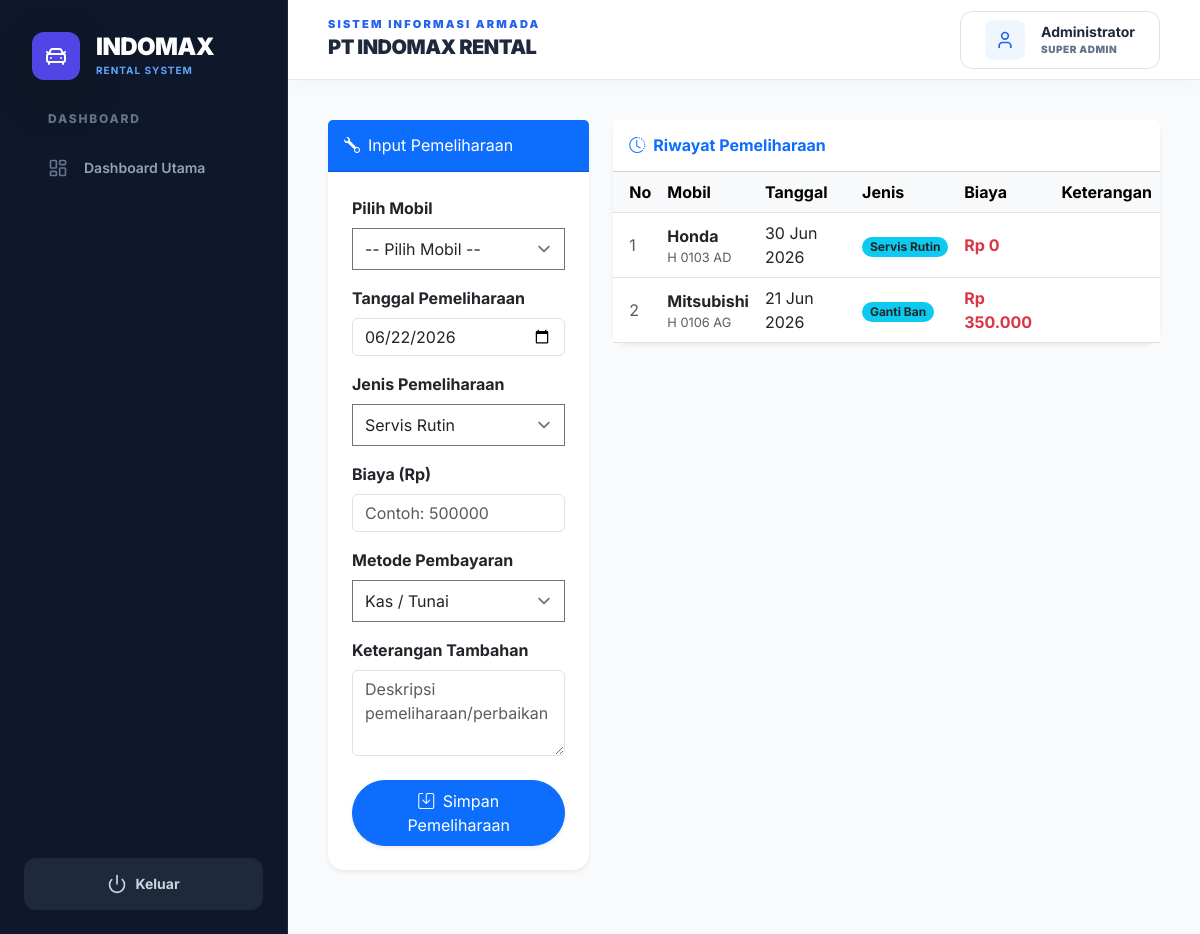
Before: /Admin/pemeliharaan.php with the older database file.
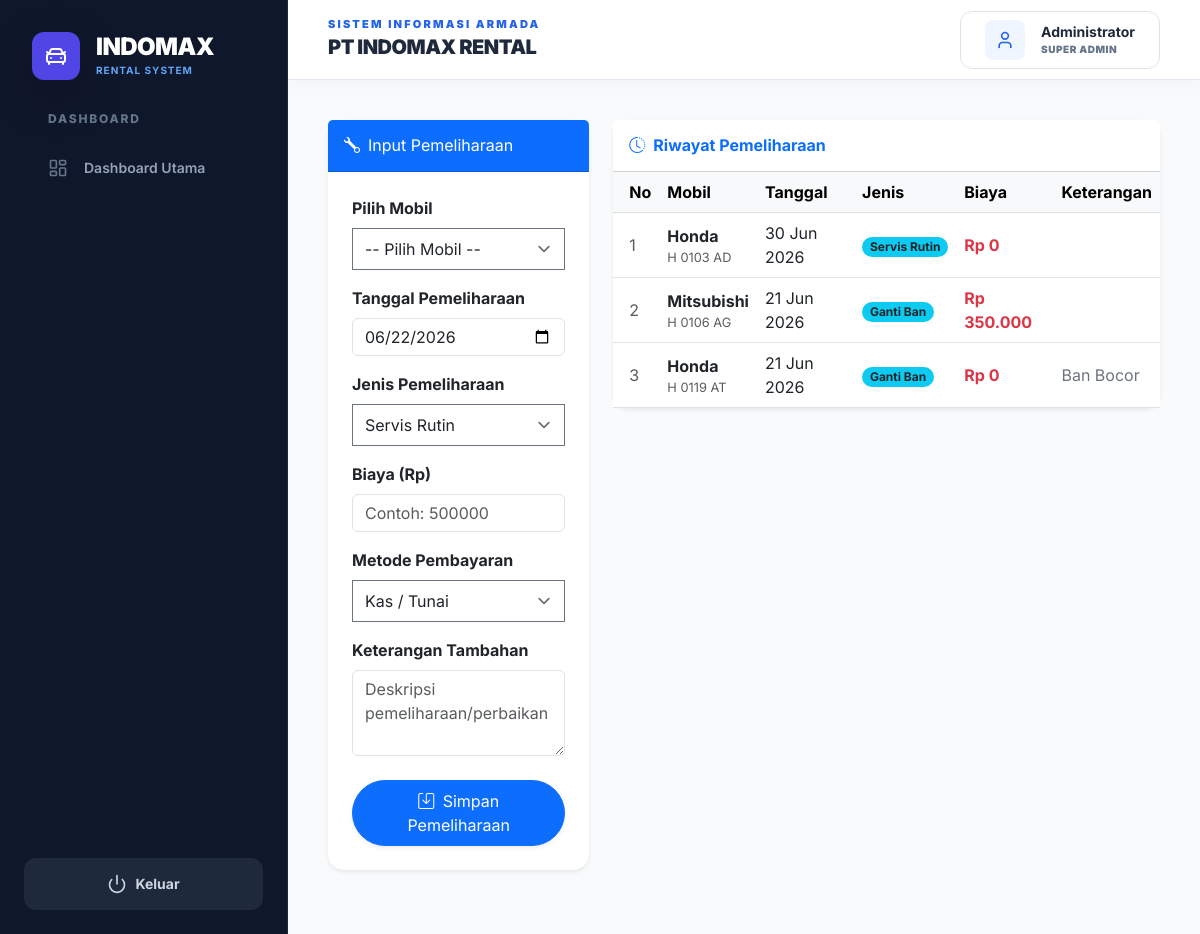
After: the same page with the newer database file.
### tables this page shows
CREATE TABLE `pemeliharaan` (
  `id_pemeliharaan` int(11) NOT NULL,
  `kode_mobil` varchar(10) NOT NULL,
  `tanggal_pemeliharaan` date NOT NULL,
  `jenis_pemeliharaan` enum('Servis Rutin','Perbaikan Kerusakan','Ganti Ban','Ganti Oli','Lainnya') NOT NULL,
  `biaya_pemeliharaan` decimal(12,2) NOT NULL,
  `keterangan` text DEFAULT NULL,
  `status` enum('terjadwal','selesai') DEFAULT 'terjadwal'
);

CREATE TABLE `mobil` (
  `kode_mobil` varchar(10) NOT NULL,
  `merk` varchar(50) DEFAULT NULL,
  `jenis` varchar(50) DEFAULT NULL,
  `nopol` varchar(15) DEFAULT NULL,
  `tarif_per_hari` decimal(10,2) DEFAULT NULL,
  `status_mobil` enum('tersedia','disewa') DEFAULT 'tersedia',
  `Gambar` varchar(255) NOT NULL,
  `Unit_Tersedia` int(10) UNSIGNED NOT NULL
);

### Admin/pemeliharaan.php (the view, shortened to what this page needs)
<?php
include 'navbar.php';
include 'koneksi.php';
$riwayat = mysqli_query($conn, "SELECT p.*, m.merk, m.nopol FROM pemeliharaan p JOIN mobil m ON p.kode_mobil = m.kode_mobil ORDER BY p.tanggal_pemeliharaan DESC");
?>
<div class="row">
    <div class="col-lg-4 mb-4">
        <div class="card shadow-sm border-0 rounded-4">
            <div class="card-header bg-primary text-white py-3">
                <h5 class="mb-0"><i class="bi bi-wrench me-2"></i>Input Pemeliharaan</h5>
            </div>
            <div class="card-body p-4">
                <form action="" method="POST">
                    <div class="mb-3">
                        <label class="form-label fw-bold">Pilih Mobil</label>
                        <select name="kode_mobil" class="form-select" required>
                            <option value="">-- Pilih Mobil --</option>
                        </select>
                    </div>
                    <div class="mb-3">
                        <label class="form-label fw-bold">Tanggal Pemeliharaan</label>
                        <input type="date" name="tanggal_pemeliharaan" class="form-control" value="<?= date('Y-m-d'); ?>" required>
                    </div>
                    <div class="mb-3">
                        <label class="form-label fw-bold">Jenis Pemeliharaan</label>
                        <select name="jenis_pemeliharaan" class="form-select" required>
                            <option value="Servis Rutin">Servis Rutin</option>
                        </select>
                    </div>
                    <div class="mb-3">
                        <label class="form-label fw-bold">Biaya (Rp)</label>
                        <input type="number" name="biaya_pemeliharaan" class="form-control" min="0" placeholder="Contoh: 500000" required>
                    </div>
                    <div class="mb-3">
                        <label class="form-label fw-bold">Metode Pembayaran</label>
                        <select name="metode_bayar" class="form-select" required>
                            <option value="Kas">Kas / Tunai</option>
                        </select>
                    </div>
                    <div class="mb-3">
                        <label class="form-label fw-bold">Keterangan Tambahan</label>
                        <textarea name="keterangan" class="form-control" rows="3" placeholder="Deskripsi pemeliharaan/perbaikan"></textarea>
                    </div>
                    <button type="submit" name="tambah_pemeliharaan" class="btn btn-primary w-100 py-2 mt-2 rounded-pill shadow-sm">
                        <i class="bi bi-save me-1"></i> Simpan Pemeliharaan
                    </button>
                </form>
            </div>
        </div>
    </div>
    <div class="col-lg-8">
        <div class="card shadow-sm border-0 rounded-4">
            <div class="card-header bg-white py-3">
                <h5 class="mb-0 fw-bold text-primary"><i class="bi bi-clock-history me-2"></i>Riwayat Pemeliharaan</h5>
            </div>
            <div class="card-body p-0">
                <div class="table-responsive">
                    <table class="table table-hover align-middle mb-0">
                        <thead class="table-light">
                            <tr>
                                <th class="ps-3">No</th>
                                <th>Mobil</th>
                                <th>Tanggal</th>
                                <th>Jenis</th>
                                <th>Biaya</th>
                                <th>Keterangan</th>
                            </tr>
                        </thead>
                        <tbody>
                            <?php
                            $no = 1;
                            if ($riwayat && mysqli_num_rows($riwayat) > 0) {
                                while($r = mysqli_fetch_assoc($riwayat)) {
                            ?>
                            <tr>
                                <td class="ps-3 text-muted"><?= $no++; ?></td>
                                <td>
                                    <span class="fw-bold"><?= htmlspecialchars($r['merk']); ?></span>
                                    <small class="text-muted d-block"><?= htmlspecialchars($r['nopol']); ?></small>
                                </td>
                                <td><?= date('d M Y', strtotime($r['tanggal_pemeliharaan'])); ?></td>
                                <td>
                                    <span class="badge rounded-pill bg-info text-dark">
                                        <?= htmlspecialchars($r['jenis_pemeliharaan']); ?>
                                    </span>
                                </td>
                                <td class="fw-bold text-danger">Rp <?= number_format($r['biaya_pemeliharaan'], 0, ',', '.'); ?></td>
                                <td class="text-secondary"><?= htmlspecialchars($r['keterangan']); ?></td>
                            </tr>
                            <?php
                                }
                            } else {
                                echo "<tr><td colspan='6' class='text-center py-4 text-muted'>Belum ada riwayat pemeliharaan.</td></tr>";
                            }
                            ?>
                        </tbody>
                    </table>
                </div>
            </div>
        </div>
    </div>
</div>
</div> </main>
</div>
</body>
</html>

### Admin/navbar.php (shortened to what this page needs)
<?php
$current_page = basename($_SERVER['PHP_SELF']);
function getLinkClass($page, $current_page) {
    $pages = is_array($page) ? $page : [$page];
    return "flex items-center gap-3 px-4 py-3 rounded-xl text-slate-400 hover:bg-slate-800/80 hover:text-white hover:translate-x-2 transition-all duration-300 group cursor-pointer font-medium";
}
function getIconClass($page, $current_page, $colorClass = 'text-white') {
    $pages = is_array($page) ? $page : [$page];
    return "w-5 h-5 text-slate-500 group-hover:text-blue-400 group-hover:scale-110 group-hover:rotate-6 transition-all duration-300";
}
?>
<!DOCTYPE html>
<html lang="id">
<head>
    <script src="https://cdn.tailwindcss.com?plugins=forms,container-queries"></script>
    <link href="https://cdn.jsdelivr.net/npm/bootstrap@5.3.0/dist/css/bootstrap.min.css" rel="stylesheet">
    <link rel="stylesheet" href="https://cdn.jsdelivr.net/npm/bootstrap-icons@1.11.1/font/bootstrap-icons.css">
</head>
<body class="bg-slate-50 text-slate-800 font-sans antialiased" style="background-image: url('img/bg-pattern.png'); background-size: cover; background-attachment: fixed;">
<div class="flex h-screen overflow-hidden">
    <aside class="w-72 sidebar-constellation text-slate-400 flex-shrink-0 flex flex-col h-full overflow-y-auto" id="sidebar">
        <div class="p-8">
            <div class="flex items-center gap-3 group cursor-pointer">
                <div class="w-12 h-12 rounded-xl flex items-center justify-center bg-indigo-600 shadow-lg shadow-indigo-600/40 group-hover:scale-110 group-hover:rotate-12 transition-all duration-300">
                    <i class="w-6 h-6 text-white" data-lucide="car-front"></i>
                </div>
                <div class="group-hover:translate-x-1 transition-transform duration-300">
                    <h1 class="font-black text-2xl tracking-tight text-white leading-none">INDOMAX</h1>
                    <p class="text-[10px] font-bold text-blue-400 uppercase tracking-widest mt-1">Rental System</p>
                </div>
            </div>
        </div>
        <nav class="flex-1 px-4 pb-10 space-y-6">
            <div>
                <h2 class="px-4 mb-3 sidebar-label">Dashboard</h2>
                <a class="<?= getLinkClass('index.php', $current_page) ?>" href="index.php">
                    <i class="<?= getIconClass('index.php', $current_page, 'text-sky-300') ?>" data-lucide="layout-dashboard"></i>
                    <span class="text-sm font-semibold">Dashboard Utama</span>
                </a>
            </div>
        </nav>
        <div class="p-6">
            <a class="flex items-center justify-center gap-2 bg-slate-800 text-slate-300 py-3 rounded-xl font-bold text-sm transition-all hover:bg-rose-600 hover:text-white hover:shadow-lg hover:shadow-rose-600/30 hover:-translate-y-1" href="logout_admin.php">
                <i class="w-5 h-5" data-lucide="power"></i> Keluar
            </a>
        </div>
    </aside>
    <main class="flex-1 flex flex-col h-screen overflow-hidden bg-slate-50">
        <header class="h-20 header-constellation flex items-center justify-between px-10 shrink-0 sticky top-0 z-10">
            <div class="transform transition-transform hover:translate-x-1 cursor-default">
                <h2 class="text-[11px] font-black text-blue-600 uppercase tracking-[0.2em]">Sistem Informasi Armada</h2>
                <h3 class="text-xl font-black text-slate-800 tracking-tight mt-0.5">PT INDOMAX RENTAL</h3>
            </div>
            <div class="flex items-center gap-3 bg-white border border-slate-200 hover:border-blue-300 hover:shadow-md hover:-translate-y-1 transition-all duration-300 px-4 py-2 rounded-xl cursor-pointer group">
                <div class="w-10 h-10 rounded-lg bg-blue-50 flex items-center justify-center text-blue-600 group-hover:bg-blue-600 group-hover:text-white transition-colors duration-300">
                    <i class="w-5 h-5" data-lucide="user"></i>
                </div>
                <div class="flex flex-col">
                    <span class="text-sm font-bold text-slate-800 group-hover:text-blue-700 transition-colors"><?= htmlspecialchars($_SESSION['nama_user'] ?? 'Administrator'); ?></span>
                    <span class="text-[10px] font-black text-slate-500 uppercase tracking-wider"><?= htmlspecialchars($_SESSION['role'] ?? 'Super Admin'); ?></span>
                </div>
            </div>
        </header>
        <div class="flex-1 overflow-y-auto p-10 space-y-10 custom-scrollbars relative">

### Admin/navbar.php (style rules this page uses)
.sidebar-constellation { background: #0f172a !important; border-right: 1px solid #1e293b; }
.header-constellation { background-color: #ffffff !important; border-bottom: 1px solid #e2e8f0; box-shadow: 0 4px 20px rgba(0,0,0,0.03); transition: all 0.3s ease; }
.sidebar-label { font-size: 0.75rem; font-weight: 800; color: #64748b; text-transform: uppercase; letter-spacing: 0.15em; }
.sidebar-constellation { background-color: #0f172a !important; border-right: 1px solid #1e293b; }

Changed rows visible on the page:
added pemeliharaan: kode_mobil.merk "Honda", kode_mobil.nopol "H 0119 AT", tanggal_pemeliharaan "21 Jun 2026", jenis_pemeliharaan "Ganti Ban", biaya_pemeliharaan "0", keterangan "Ban Bocor"
